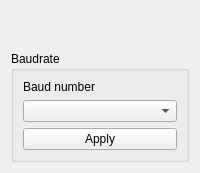
             <widget class="QWidget" name="page3BaudRate">
              <layout class="QVBoxLayout" name="verticalLayout_8">
               <item>
                <spacer name="verticalSpacer_3">
                 <property name="orientation">
                  <enum>Qt::Vertical</enum>
                 </property>
                 <property name="sizeHint" stdset="0">
                  <size>
                   <width>20</width>
                   <height>40</height>
                  </size>
                 </property>
                </spacer>
               </item>
               <item>
                <widget class="QGroupBox" name="groupBox_2">
                 <property name="title">
                  <string>Baudrate</string>
                 </property>
                 <layout class="QVBoxLayout" name="verticalLayout_9">
                  <item>
                   <widget class="QLabel" name="lblBaudnumber">
                    <property name="text">
                     <string>Baud number</string>
                    </property>
                   </widget>
                  </item>
                  <item>
                   <widget class="QComboBox" name="cbBaudrate"/>
                  </item>
                  <item>
                   <widget class="QPushButton" name="pbBaudApply">
                    <property name="text">
                     <string>Apply</string>
                    </property>
                   </widget>
                  </item>
                 </layout>
                </widget>
               </item>
              </layout>
             </widget>
